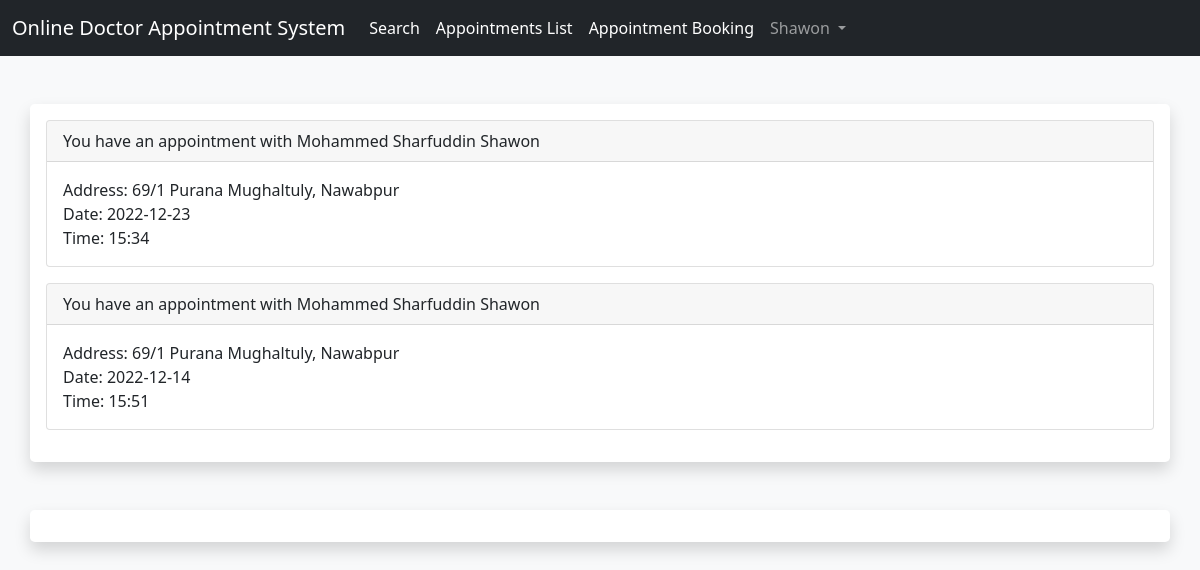
Screenshot of /list-appointment.php (signed in) with the database file from the repository.
### tables this page shows
CREATE TABLE IF NOT EXISTS `appointments` (
  `id` bigint(20) unsigned NOT NULL AUTO_INCREMENT,
  `doctor_id` bigint(20) unsigned NOT NULL,
  `user_id` bigint(20) unsigned NOT NULL,
  `time` varchar(50) NOT NULL DEFAULT '',
  `date` varchar(50) NOT NULL DEFAULT '',
  PRIMARY KEY (`id`),
  KEY `FK_appointment_doctors` (`doctor_id`),
  KEY `FK_appointment_users` (`user_id`),
  CONSTRAINT `FK_appointment_doctors` FOREIGN KEY (`doctor_id`) REFERENCES `doctors` (`id`),
  CONSTRAINT `FK_appointment_users` FOREIGN KEY (`user_id`) REFERENCES `users` (`id`)
);

CREATE TABLE IF NOT EXISTS `doctors` (
  `id` bigint(20) unsigned NOT NULL AUTO_INCREMENT,
  `name` varchar(50) NOT NULL,
  `address` varchar(50) NOT NULL,
  `symptoms` varchar(50) NOT NULL,
  `speciality` varchar(50) NOT NULL,
  PRIMARY KEY (`id`)
);

### app/models/User.php (called while the page is built, shortened)
<?php
require_once 'app/Database.php';
class User {
    private $name;
    public function __construct($obj = null) {
        if ($obj != null) {
            $this->name = $obj['name'];
        }
    }
    public function getName() { return $this->name; }
}

### app/Database.php (called while the page is built, shortened)
<?php
class Database {
    private static $db = null;
    public static function get() {
        if (self::$db === null) {
            self::$db = new PDO('mysql:host='.DB_ADDRESS.';dbname='.DB_NAME, DB_USERNAME, DB_PASSWORD);
        }
        return self::$db;
    }
}

### app/models/Appointment.php (called while the page is built, shortened)
<?php
require_once 'app/Database.php';
require_once 'app/models/User.php';
class Appointment {
    public static function getAll() {
        $req = Database::get()->prepare('SELECT * FROM Appointments WHERE user_id = ?');
        $req->execute([$_SESSION['user']['id']]);
        $res = $req->fetchAll();
        return ($res == null) ? null : $res;
    }
}

### app/models/Doctor.php (called while the page is built, shortened)
<?php
require_once 'app/Database.php';
class Doctor {
    public static function getById(string $id) {
        $req = Database::get()->prepare('SELECT * FROM Doctors WHERE id = ?');
        $req->execute([$id]);
        $res = $req->fetch(PDO::FETCH_ASSOC);
        return ($res == null) ? null : $res;
    }
}

### list-appointment.php (the view, shortened to what this page needs)
<?php
require_once 'app/models/Appointment.php';
require_once 'app/models/Doctor.php';
require_once 'app/models/User.php';
if (isset($_SESSION['user']) && $_SESSION['user'] != null) {
    $user = new User($_SESSION['user']);
}
$appointments = Appointment::getAll();
?>
<!DOCTYPE html>
<html lang="en">
<head>
    <?php require 'app/components/head_content.php' ?>
</head>
<body class="bg-light">
    <nav class="navbar navbar-expand-lg navbar-dark bg-dark">
        <div class="container-fluid">
            <a class="navbar-brand user-select-none"><?= WEB_TITLE ?></a>
            <div class="collapse navbar-collapse" id="navbarNavDropdown">
                <?php require_once('app/components/navbar.php');?>
            </div>
        </div>
    </nav>
    <div class="container bg-white shadow p-3 my-5 rounded-3">
        <?php if(isset($appointments))
        foreach ($appointments as $appointment)
        {
            $doctor = Doctor::getById($appointment['doctor_id']);
        ?>
            <div class="card mb-3">
                <div class="card-header">
                    You have an appointment with <?= $doctor['name'] ?>
                </div>
                <div class="card-body">
                    Address: <?= $doctor['address'] ?>
                    <br>
                    Date: <?= $appointment['date'] ?>
                    <br>
                    Time: <?= $appointment['time'] ?>
                    <br>
                </div>
            </div>
        <?php } ?>
    </div>
    <div class="container bg-white shadow p-3 my-5 rounded-3">
    </div>
</body>
</html>

### app/components/head_content.php (shortened to what this page needs)
<link href="https://cdn.jsdelivr.net/npm/bootstrap@5.1.3/dist/css/bootstrap.min.css" rel="stylesheet">

### app/components/navbar.php (shortened to what this page needs)
<ul class="navbar-nav">
    <li class="nav-item">
        <a class="nav-link active" aria-current="page" href="./">Search</a>
    </li>
    <li class="nav-item">
        <a class="nav-link active" aria-current="page" href="./list-appointment">Appointments List</a>
    </li>
    <li class="nav-item">
        <a class="nav-link active" aria-current="page" href="./book-appointment">Appointment Booking</a>
    </li>
    <?php
    if (isset($user)) { ?>
        <li class="nav-item dropdown">
            <a class="nav-link dropdown-toggle" href="#" id="navbarDropdownMenuLink" role="button" data-bs-toggle="dropdown" aria-expanded="false">
                <?= $user->getName() ?>
            </a>
        </li>
    <?php } ?>
</ul>

### rows the page displays
appointments: doctor.name "Mohammed Sharfuddin Shawon", doctor.address "69/1 Purana Mughaltuly, Nawabpur", date "2022-12-23", time "15:34"
appointments: doctor.name "Mohammed Sharfuddin Shawon", doctor.address "69/1 Purana Mughaltuly, Nawabpur", date "2022-12-14", time "15:51"

### other values shown
WEB_TITLE "Online Doctor Appointment System"
$user->getName() "Shawon"
